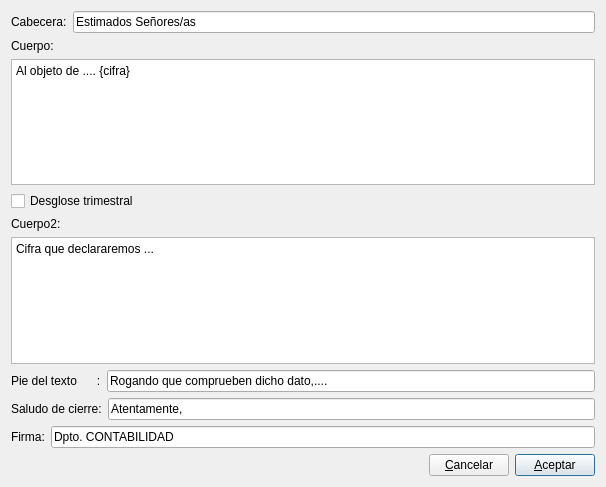
<?xml version="1.0" encoding="UTF-8"?>
<ui version="4.0">
 <class>carta347</class>
 <widget class="QDialog" name="carta347">
  <property name="geometry">
   <rect>
    <x>0</x>
    <y>0</y>
    <width>606</width>
    <height>487</height>
   </rect>
  </property>
  <property name="windowTitle">
   <string>Contenido Carta-Comunicación</string>
  </property>
  <layout class="QVBoxLayout" name="verticalLayout_3">
   <item>
    <layout class="QHBoxLayout" name="horizontalLayout_5">
     <item>
      <widget class="QLabel" name="label">
       <property name="text">
        <string>Cabecera:</string>
       </property>
      </widget>
     </item>
     <item>
      <widget class="QLineEdit" name="cabeceralineEdit">
       <property name="text">
        <string>Estimados Señores/as</string>
       </property>
      </widget>
     </item>
    </layout>
   </item>
   <item>
    <layout class="QVBoxLayout" name="verticalLayout_2">
     <item>
      <widget class="QLabel" name="label_2">
       <property name="text">
        <string>Cuerpo:</string>
       </property>
      </widget>
     </item>
     <item>
      <widget class="QPlainTextEdit" name="cuerpoplainTextEdit">
       <property name="plainText">
        <string>Al objeto de .... {cifra}</string>
       </property>
      </widget>
     </item>
    </layout>
   </item>
   <item>
    <widget class="QCheckBox" name="desglosecheckBox">
     <property name="text">
      <string>Desglose trimestral</string>
     </property>
    </widget>
   </item>
   <item>
    <layout class="QVBoxLayout" name="verticalLayout">
     <item>
      <widget class="QLabel" name="label_3">
       <property name="text">
        <string>Cuerpo2:</string>
       </property>
      </widget>
     </item>
     <item>
      <widget class="QPlainTextEdit" name="cuerpoplainTextEdit_2">
       <property name="plainText">
        <string>Cifra que declararemos ...</string>
       </property>
      </widget>
     </item>
    </layout>
   </item>
   <item>
    <layout class="QHBoxLayout" name="horizontalLayout_4">
     <item>
      <widget class="QLabel" name="label_6">
       <property name="text">
        <string>Pie del texto      :</string>
       </property>
      </widget>
     </item>
     <item>
      <widget class="QLineEdit" name="pielineEdit">
       <property name="text">
        <string>Rogando que comprueben dicho dato,....</string>
       </property>
      </widget>
     </item>
    </layout>
   </item>
   <item>
    <layout class="QHBoxLayout" name="horizontalLayout_3">
     <item>
      <widget class="QLabel" name="label_4">
       <property name="text">
        <string>Saludo de cierre:</string>
       </property>
      </widget>
     </item>
     <item>
      <widget class="QLineEdit" name="saludolineEdit">
       <property name="text">
        <string>Atentamente, </string>
       </property>
      </widget>
     </item>
    </layout>
   </item>
   <item>
    <layout class="QHBoxLayout" name="horizontalLayout_2">
     <item>
      <widget class="QLabel" name="label_5">
       <property name="text">
        <string>Firma:</string>
       </property>
      </widget>
     </item>
     <item>
      <widget class="QLineEdit" name="firmalineEdit">
       <property name="text">
        <string>Dpto. CONTABILIDAD</string>
       </property>
      </widget>
     </item>
    </layout>
   </item>
   <item>
    <layout class="QHBoxLayout" name="horizontalLayout">
     <item>
      <spacer name="horizontalSpacer">
       <property name="orientation">
        <enum>Qt::Horizontal</enum>
       </property>
       <property name="sizeHint" stdset="0">
        <size>
         <width>40</width>
         <height>20</height>
        </size>
       </property>
      </spacer>
     </item>
     <item>
      <widget class="QPushButton" name="cancelarpushButton">
       <property name="text">
        <string>&amp;Cancelar</string>
       </property>
       <property name="icon">
        <iconset resource="keme.qrc">
         <normaloff>:/iconos/graf/borrar.png</normaloff>:/iconos/graf/borrar.png</iconset>
       </property>
      </widget>
     </item>
     <item>
      <widget class="QPushButton" name="aceptarpushButton">
       <property name="text">
        <string>&amp;Aceptar</string>
       </property>
       <property name="icon">
        <iconset resource="keme.qrc">
         <normaloff>:/iconos/graf/check2.png</normaloff>:/iconos/graf/check2.png</iconset>
       </property>
       <property name="default">
        <bool>true</bool>
       </property>
       <property name="flat">
        <bool>false</bool>
       </property>
      </widget>
     </item>
    </layout>
   </item>
  </layout>
 </widget>
 <resources>
  <include location="keme.qrc"/>
 </resources>
 <connections>
  <connection>
   <sender>cancelarpushButton</sender>
   <signal>clicked()</signal>
   <receiver>carta347</receiver>
   <slot>reject()</slot>
   <hints>
    <hint type="sourcelabel">
     <x>394</x>
     <y>455</y>
    </hint>
    <hint type="destinationlabel">
     <x>323</x>
     <y>445</y>
    </hint>
   </hints>
  </connection>
 </connections>
</ui>
